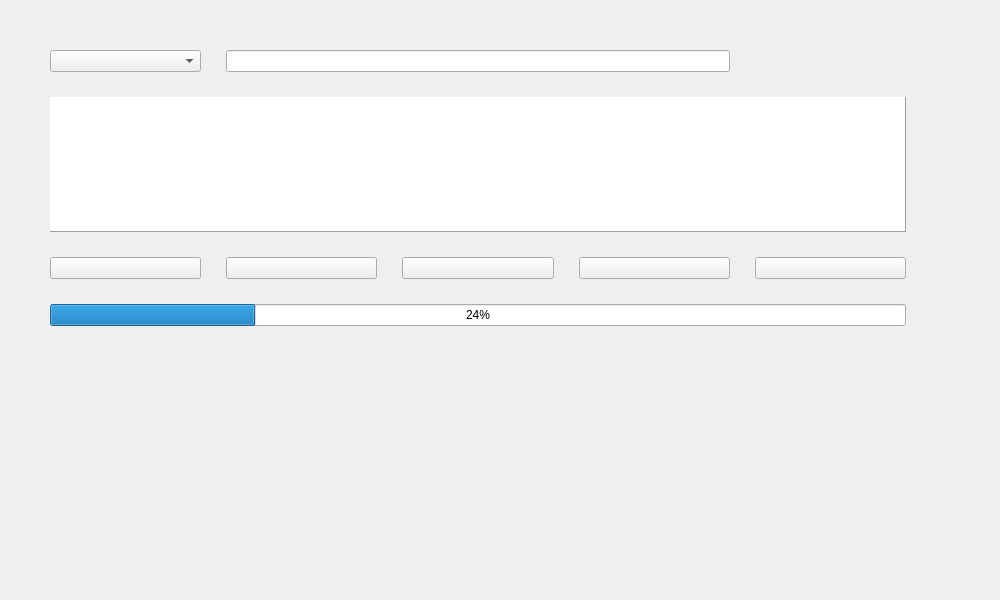
<?xml version="1.0" encoding="UTF-8"?>
<ui version="4.0">
 <class>SisyphusGUI</class>
 <widget class="QWidget" name="SisyphusGUI">
  <property name="windowModality">
   <enum>Qt::ApplicationModal</enum>
  </property>
  <property name="geometry">
   <rect>
    <x>0</x>
    <y>0</y>
    <width>1000</width>
    <height>600</height>
   </rect>
  </property>
  <property name="sizePolicy">
   <sizepolicy hsizetype="Fixed" vsizetype="Fixed">
    <horstretch>0</horstretch>
    <verstretch>0</verstretch>
   </sizepolicy>
  </property>
  <property name="minimumSize">
   <size>
    <width>1000</width>
    <height>600</height>
   </size>
  </property>
  <property name="windowTitle">
   <string>Sisyphus : Graphical User Interface</string>
  </property>
  <property name="windowIcon">
   <iconset>
    <normaloff>../icon/sisyphus.png</normaloff>../icon/sisyphus.png</iconset>
  </property>
  <widget class="QWidget" name="layoutWidget">
   <property name="geometry">
    <rect>
     <x>25</x>
     <y>25</y>
     <width>906</width>
     <height>326</height>
    </rect>
   </property>
   <layout class="QGridLayout" name="externalgrid">
    <property name="leftMargin">
     <number>25</number>
    </property>
    <property name="rightMargin">
     <number>25</number>
    </property>
    <property name="bottomMargin">
     <number>25</number>
    </property>
    <property name="spacing">
     <number>25</number>
    </property>
    <item row="0" column="0">
     <layout class="QGridLayout" name="internalgrid">
      <property name="leftMargin">
       <number>0</number>
      </property>
      <property name="topMargin">
       <number>25</number>
      </property>
      <property name="rightMargin">
       <number>0</number>
      </property>
      <property name="bottomMargin">
       <number>0</number>
      </property>
      <property name="spacing">
       <number>25</number>
      </property>
      <item row="3" column="0" colspan="5">
       <widget class="QTableView" name="database">
        <property name="frameShape">
         <enum>QFrame::Panel</enum>
        </property>
        <property name="frameShadow">
         <enum>QFrame::Raised</enum>
        </property>
        <property name="sizeAdjustPolicy">
         <enum>QAbstractScrollArea::AdjustToContents</enum>
        </property>
        <property name="editTriggers">
         <set>QAbstractItemView::NoEditTriggers</set>
        </property>
        <property name="dragDropOverwriteMode">
         <bool>false</bool>
        </property>
        <property name="selectionMode">
         <enum>QAbstractItemView::MultiSelection</enum>
        </property>
        <property name="selectionBehavior">
         <enum>QAbstractItemView::SelectRows</enum>
        </property>
        <attribute name="horizontalHeaderCascadingSectionResizes">
         <bool>true</bool>
        </attribute>
        <attribute name="horizontalHeaderDefaultSectionSize">
         <number>125</number>
        </attribute>
        <attribute name="horizontalHeaderStretchLastSection">
         <bool>true</bool>
        </attribute>
        <attribute name="verticalHeaderVisible">
         <bool>false</bool>
        </attribute>
        <attribute name="verticalHeaderHighlightSections">
         <bool>false</bool>
        </attribute>
       </widget>
      </item>
      <item row="5" column="2">
       <widget class="QPushButton" name="upgrade">
        <property name="maximumSize">
         <size>
          <width>16777215</width>
          <height>25</height>
         </size>
        </property>
        <property name="toolTip">
         <string>&lt;html&gt;&lt;head/&gt;&lt;body&gt;&lt;p align=&quot;center&quot;&gt;Upgrade system&lt;/p&gt;&lt;/body&gt;&lt;/html&gt;</string>
        </property>
        <property name="icon">
         <iconset>
          <normaloff>../icon/upgrade.png</normaloff>../icon/upgrade.png</iconset>
        </property>
        <property name="iconSize">
         <size>
          <width>16</width>
          <height>16</height>
         </size>
        </property>
       </widget>
      </item>
      <item row="5" column="0">
       <widget class="QPushButton" name="install">
        <property name="maximumSize">
         <size>
          <width>16777215</width>
          <height>25</height>
         </size>
        </property>
        <property name="toolTip">
         <string>&lt;html&gt;&lt;head/&gt;&lt;body&gt;&lt;p align=&quot;center&quot;&gt;Install package&lt;/p&gt;&lt;/body&gt;&lt;/html&gt;</string>
        </property>
        <property name="text">
         <string/>
        </property>
        <property name="icon">
         <iconset>
          <normaloff>../icon/install.png</normaloff>../icon/install.png</iconset>
        </property>
        <property name="iconSize">
         <size>
          <width>16</width>
          <height>16</height>
         </size>
        </property>
       </widget>
      </item>
      <item row="5" column="1">
       <widget class="QPushButton" name="uninstall">
        <property name="maximumSize">
         <size>
          <width>16777215</width>
          <height>25</height>
         </size>
        </property>
        <property name="toolTip">
         <string>&lt;html&gt;&lt;head/&gt;&lt;body&gt;&lt;p align=&quot;center&quot;&gt;Uninstall package&lt;/p&gt;&lt;/body&gt;&lt;/html&gt;</string>
        </property>
        <property name="text">
         <string/>
        </property>
        <property name="icon">
         <iconset>
          <normaloff>../icon/uninstall.png</normaloff>../icon/uninstall.png</iconset>
        </property>
        <property name="iconSize">
         <size>
          <width>16</width>
          <height>16</height>
         </size>
        </property>
       </widget>
      </item>
      <item row="5" column="3">
       <widget class="QPushButton" name="orphans">
        <property name="maximumSize">
         <size>
          <width>16777215</width>
          <height>25</height>
         </size>
        </property>
        <property name="toolTip">
         <string>&lt;html&gt;&lt;head/&gt;&lt;body&gt;&lt;p align=&quot;center&quot;&gt;Remove orphan packages&lt;/p&gt;&lt;/body&gt;&lt;/html&gt;</string>
        </property>
        <property name="text">
         <string/>
        </property>
        <property name="icon">
         <iconset>
          <normaloff>../icon/orphans.png</normaloff>../icon/orphans.png</iconset>
        </property>
        <property name="iconSize">
         <size>
          <width>16</width>
          <height>16</height>
         </size>
        </property>
       </widget>
      </item>
      <item row="5" column="4">
       <widget class="QPushButton" name="abort">
        <property name="maximumSize">
         <size>
          <width>16777215</width>
          <height>25</height>
         </size>
        </property>
        <property name="toolTip">
         <string>&lt;html&gt;&lt;head/&gt;&lt;body&gt;&lt;p align=&quot;center&quot;&gt;Exit Sisyphus&lt;/p&gt;&lt;/body&gt;&lt;/html&gt;</string>
        </property>
        <property name="icon">
         <iconset>
          <normaloff>../icon/exit.png</normaloff>../icon/exit.png</iconset>
        </property>
        <property name="iconSize">
         <size>
          <width>16</width>
          <height>16</height>
         </size>
        </property>
       </widget>
      </item>
      <item row="1" column="1" colspan="3">
       <widget class="QLineEdit" name="input">
        <property name="toolTip">
         <string>&lt;html&gt;&lt;head/&gt;&lt;body&gt;&lt;p align=&quot;center&quot;&gt;Write package name and press Enter&lt;/p&gt;&lt;/body&gt;&lt;/html&gt;</string>
        </property>
        <property name="clearButtonEnabled">
         <bool>true</bool>
        </property>
       </widget>
      </item>
      <item row="1" column="0">
       <widget class="QComboBox" name="selectfield"/>
      </item>
     </layout>
    </item>
    <item row="1" column="0">
     <widget class="QProgressBar" name="progress">
      <property name="maximumSize">
       <size>
        <width>16777215</width>
        <height>25</height>
       </size>
      </property>
      <property name="value">
       <number>24</number>
      </property>
     </widget>
    </item>
   </layout>
  </widget>
 </widget>
 <tabstops>
  <tabstop>input</tabstop>
  <tabstop>database</tabstop>
  <tabstop>install</tabstop>
  <tabstop>uninstall</tabstop>
  <tabstop>upgrade</tabstop>
  <tabstop>orphans</tabstop>
  <tabstop>abort</tabstop>
 </tabstops>
 <resources/>
 <connections/>
</ui>
